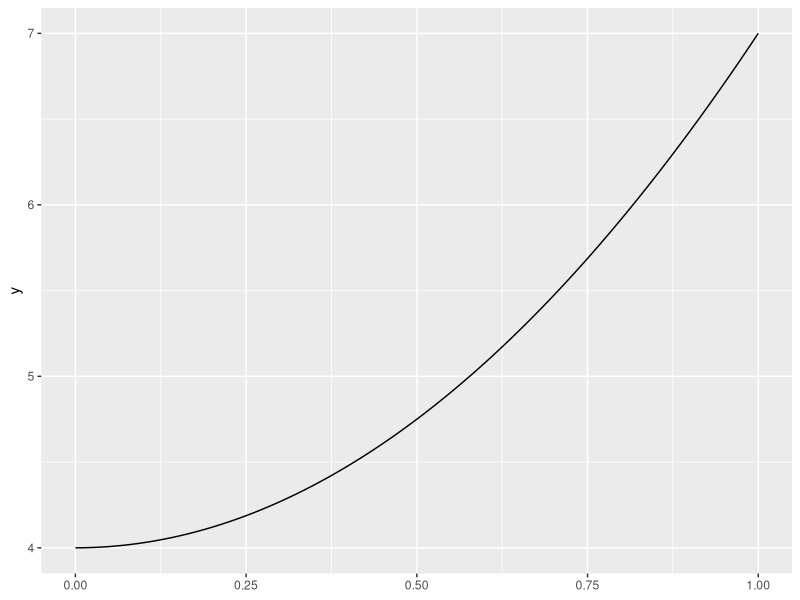
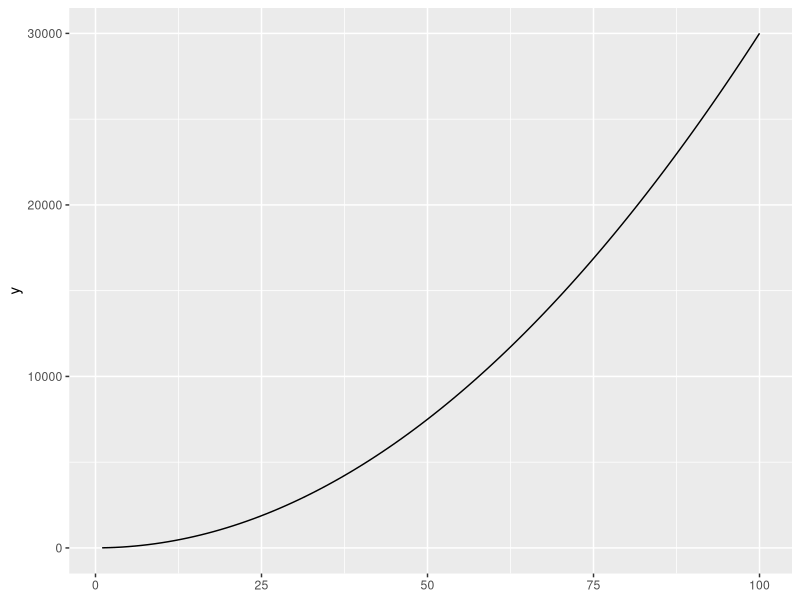
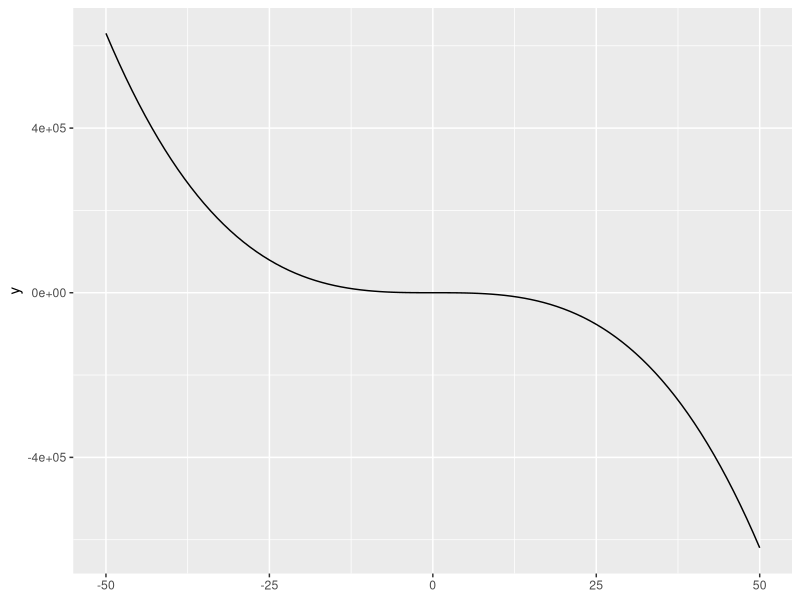
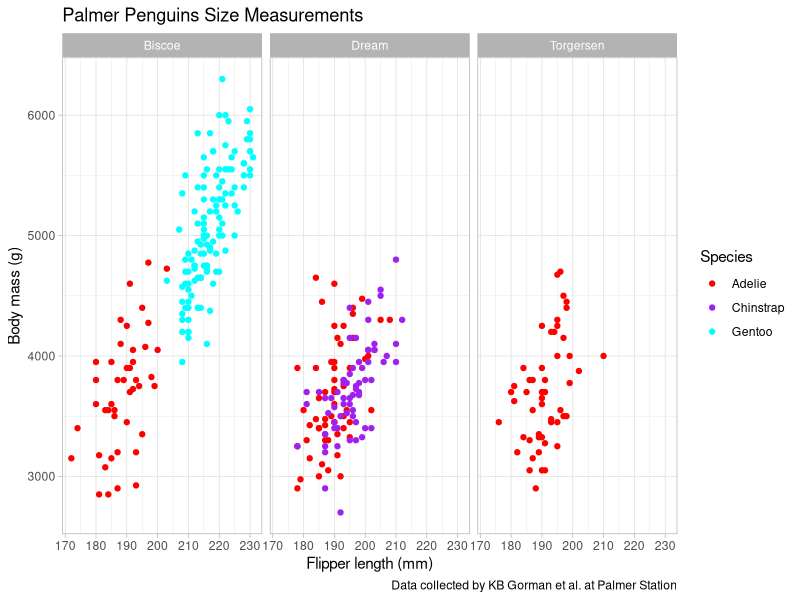

Reproduce these figures in R, in order.
## ---- chunk 1
knitr::opts_chunk$set(echo = TRUE)
library(tidyverse)
library(palmerpenguins)
## ---- chunk 2
eq <- function(x) {
  
  3 * x ^ 2 + 4
  
}

# Use stat_function()

ggplot(data = data.frame(x = c(1, 100)), aes = (x = x)) +
  stat_function(fun = eq)

# alternative code

ggplot(data = NULL) +
  stat_function(fun = eq) +
  xlim(min = 1, max = 100)


## ---- chunk 3
task_func <- function(x) {
  2.4 - (5 * x ^ 3) + (2.1 *x ^ 2) 
}

ggplot(data = NULL) +
  stat_function(fun = task_func) +
  xlim(min = -50, max = 50)
## ---- chunk 4
ggplot(data = penguins, aes (x = flipper_length_mm, y = body_mass_g)) +
  geom_point(aes(color = species)) + 
  scale_color_manual(values = c("red", "purple", "cyan")) + 
  labs(x = "Flipper length (mm)", 
       y = "Body mass (g)", 
       title = "Palmer Penguins Size Measurements",
       caption = "Data collected by KB Gorman et al. at Palmer Station", 
       color = "Species") + 
  facet_wrap(~island) + 
  theme_light()


## ---- chunk 5
gt <- expression(2.2 + 3.1 * t- 5.6 * t ^ 4) 

dg_dt <- D(expr = gt, name = 't')
## ---- chunk 6
d2g_d2t <- D(expr = dg_dt, name = 't')
## ---- chunk 7
f_xyz <- expression(2*x*y - 3*(x^2)*(z^3))

df_dx <- D(expr = f_xyz, 'x')
df_dx 

df_dy <- D(expr = f_xyz, 'y')
df_dz <- D(expr = f_xyz, 'z')

